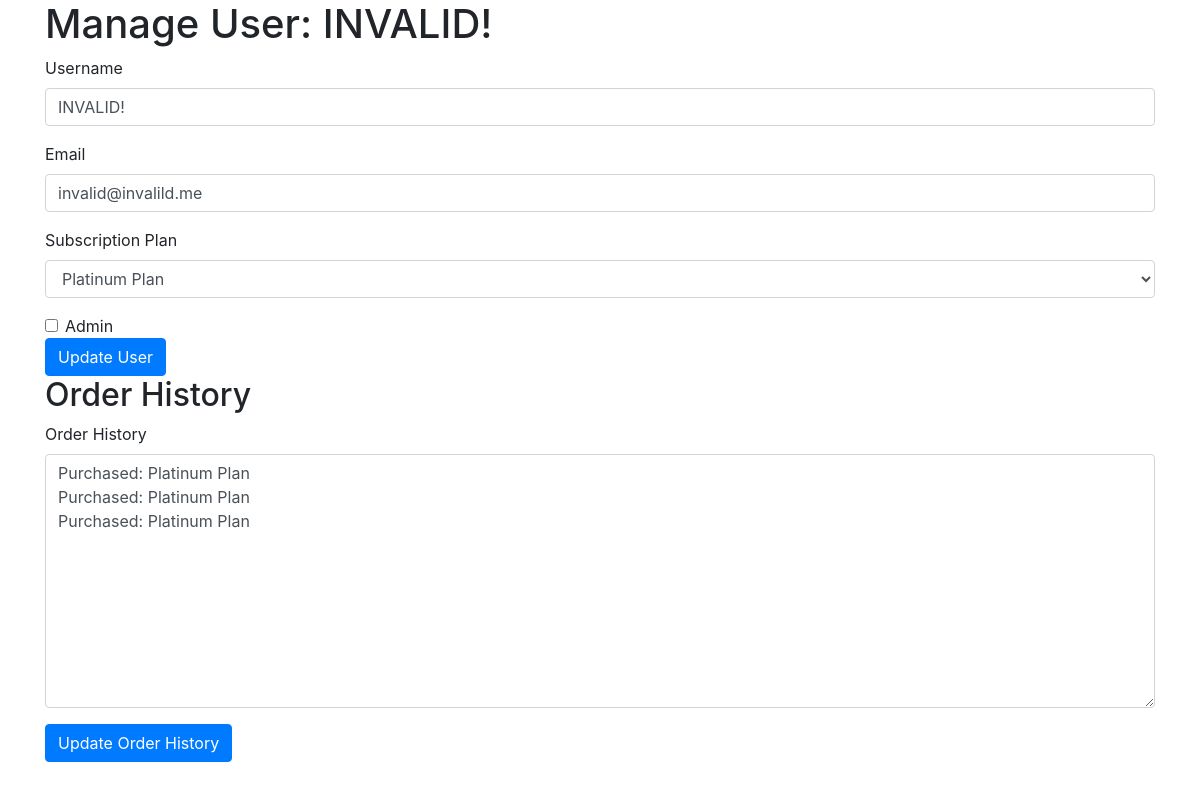
Page /admin/manage_user/3 (signed in) on the committed database.
### app/app.py (models this page shows, shortened)
class User(db.Model):
    id = db.Column(db.Integer, primary_key=True)
    username = db.Column(db.String(80), unique=True, nullable=False)
    password = db.Column(db.String(200), nullable=False)
    email = db.Column(db.String(120), unique=True, nullable=False)
    is_admin = db.Column(db.Boolean, default=False)
    alert_message = db.Column(db.String(200), nullable=True)
    subscription_plan = db.Column(db.String(200), nullable=True)
    order_history = db.Column(db.Text, nullable=True)
    one_time_token = db.Column(db.String(200), nullable=True)

### app/app.py (the view, shortened to what this page needs)
@app.route('/admin/manage_user/<int:user_id>', methods=['GET', 'POST'])
def manage_user(user_id):
    if 'username' not in session or not User.query.filter_by(username=session['username'], is_admin=True).first():
        return redirect('/login')
    user = User.query.get(user_id)
    return render_template('manage_user.html', user=user)

### templates/manage_user.html (shortened to what this page needs)
<!DOCTYPE html>
<html lang="en">
<head>
    <link rel="stylesheet" href="https://maxcdn.bootstrapcdn.com/bootstrap/4.0.0/css/bootstrap.min.css">
</head>
<body>
    <div class="container">
        <h1>Manage User: {{ user.username }}</h1>
        <form action="/admin/manage_user/{{ user.id }}" method="post">
            <div class="form-group">
                <label for="username">Username</label>
                <input type="text" class="form-control" id="username" name="username" value="{{ user.username }}" required>
            </div>
            <div class="form-group">
                <label for="email">Email</label>
                <input type="email" class="form-control" id="email" name="email" value="{{ user.email }}" required>
            </div>
            <div class="form-group">
                <label for="subscription_plan">Subscription Plan</label>
                <select name="subscription_plan" class="form-control" required>
                    <option value="Platinum Plan" {% if user.subscription_plan == 'Platinum Plan' %}selected{% endif %}>Platinum Plan</option>
                </select>
            </div>
            <div class="form-check">
                <input type="checkbox" class="form-check-input" id="is_admin" name="is_admin" {% if user.is_admin %}checked{% endif %}>
                <label class="form-check-label" for="is_admin">Admin</label>
            </div>
            <button type="submit" class="btn btn-primary">Update User</button>
        </form>
        <h2>Order History</h2>
        <form action="/admin/manage_user/{{ user.id }}" method="post">
            <div class="form-group">
                <label for="order_history">Order History</label>
                <textarea class="form-control" id="order_history" name="order_history" rows="10">{{ user.order_history }}</textarea>
            </div>
            <button type="submit" class="btn btn-primary">Update Order History</button>
        </form>
    </div>
</body>
</html>

### rows in the picture
User: username "INVALID!", email "invalid@invalild.me", subscription_plan "Platinum Plan", order_history "Purchased: Platinum Plan Purchased: Platinum Plan Purchased: Platinum Plan"
